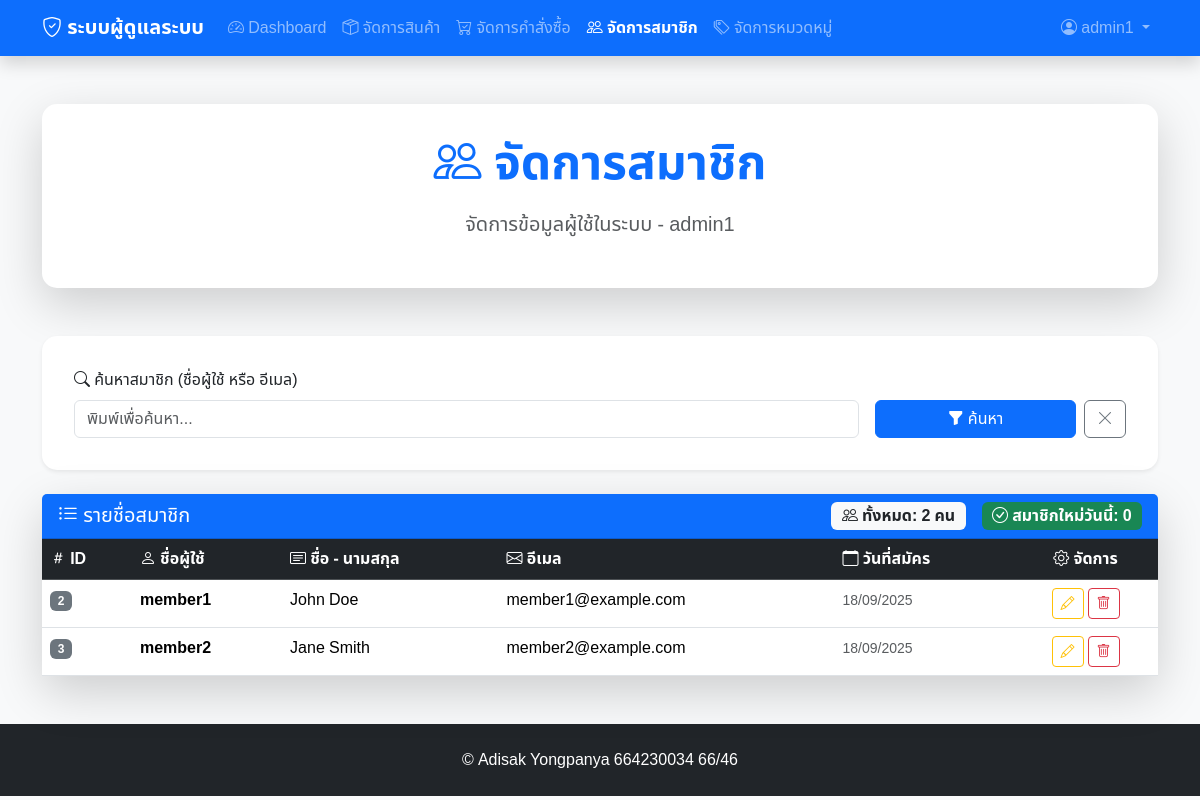
/admin/users.php (signed in), run on an earlier commit of the app's database.
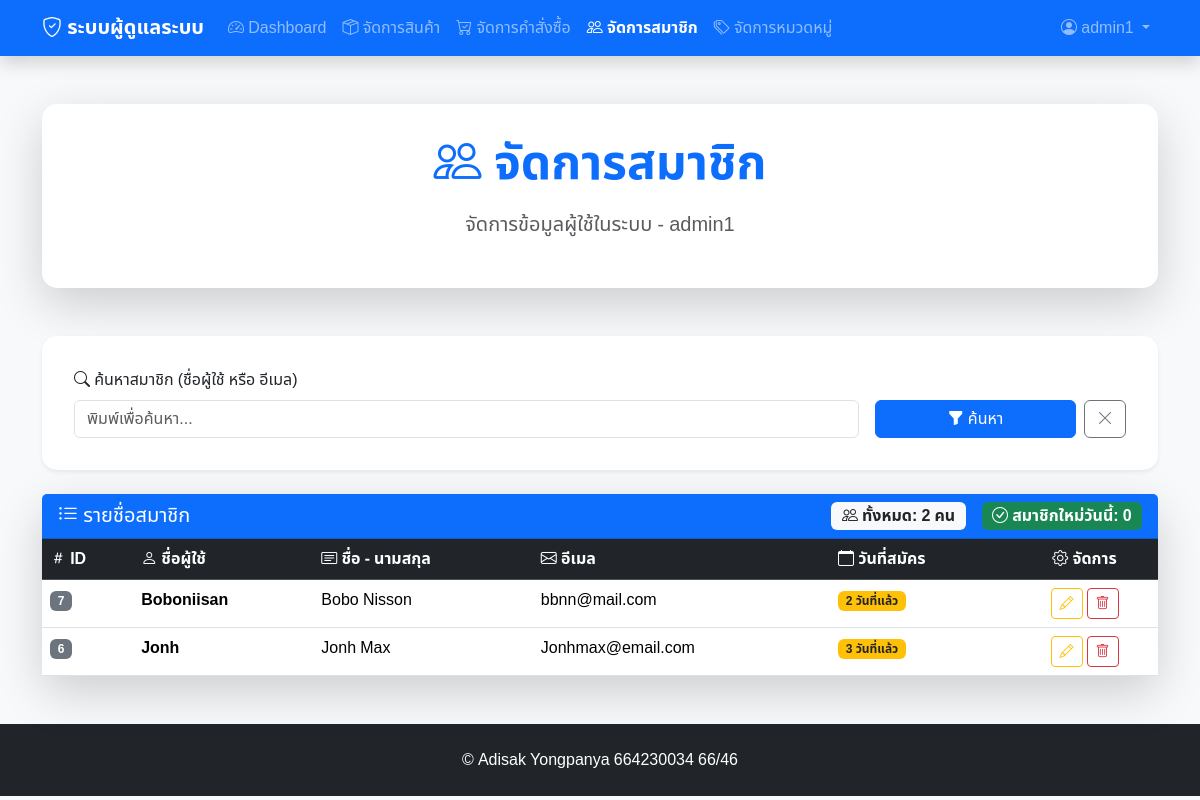
And on a later commit of the database.
### tables this page shows
CREATE TABLE `users` (
  `user_id` int(11) NOT NULL,
  `username` varchar(50) NOT NULL,
  `password` varchar(255) NOT NULL,
  `email` varchar(100) NOT NULL,
  `full_name` varchar(100) DEFAULT NULL,
  `role` enum('admin','member') DEFAULT 'member',
  `created_at` timestamp NOT NULL DEFAULT current_timestamp()
);

### admin/users.php (the view, shortened to what the changed rows need)
<?php
require_once '../config.php';
$page = isset($_GET['page']) && is_numeric($_GET['page']) ? (int)$_GET['page'] : 1;
$limit = 10;
$offset = ($page - 1) * $limit;
$base_sql = "FROM users WHERE role = 'member'";
$conditions_sql = "";
$sql = "SELECT * " . $base_sql . $conditions_sql . " ORDER BY created_at DESC LIMIT ? OFFSET ?";
$stmt = $conn->prepare($sql);
$param_index = 1;
$stmt->bindValue($param_index++, $limit, PDO::PARAM_INT);
$stmt->bindValue($param_index++, $offset, PDO::PARAM_INT);
$stmt->execute();
$users = $stmt->fetchAll(PDO::FETCH_ASSOC);
?>
<!DOCTYPE html>
<html lang="th">
<head>
    <link href="https://cdn.jsdelivr.net/npm/bootstrap@5.3.7/dist/css/bootstrap.min.css" rel="stylesheet">
    <link href="https://cdn.jsdelivr.net/npm/bootstrap-icons@1.10.0/font/bootstrap-icons.css" rel="stylesheet">
    <link rel="stylesheet" href="admin_main.css">
</head>
<body>
    <div class="container mt-5">
        <div class="row mb-5">
            <div class="col-12">
                <div class="card admin-card shadow-lg">
                    <div class="card-body text-center">
                        <h1 class="display-5 text-primary mb-3 fw-bold">
                            <i class="bi bi-people"></i> จัดการสมาชิก
                        </h1>
                    </div>
                </div>
            </div>
        </div>
        <div class="row">
            <div class="col-12">
                <?php if (empty($users)): ?>
                    <div class="card admin-card shadow-lg">
                        <div class="card-body text-center py-5">
                            <div class="admin-icon text-muted">
                                <i class="bi bi-person-x"></i>
                            </div>
                            <h3 class="text-muted">ยังไม่มีสมาชิกในระบบ</h3>
                            <p class="text-muted">เมื่อมีผู้ใช้สมัครสมาชิก รายชื่อจะแสดงที่นี่</p>
                        </div>
                    </div>
                <?php else: ?>
                    <div class="card admin-card shadow-lg">
                        <div class="card-body p-0">
                            <div class="table-responsive">
                                <table class="table table-hover mb-0">
                                    <thead class="table-dark">
                                        <tr>
                                            <th scope="col">
                                                <i class="bi bi-hash"></i> ID
                                            </th>
                                            <th scope="col">
                                                <i class="bi bi-person"></i> ชื่อผู้ใช้
                                            </th>
                                            <th scope="col">
                                                <i class="bi bi-card-text"></i> ชื่อ - นามสกุล
                                            </th>
                                            <th scope="col">
                                                <i class="bi bi-envelope"></i> อีเมล
                                            </th>
                                            <th scope="col">
                                                <i class="bi bi-calendar"></i> วันที่สมัคร
                                            </th>
                                            <th scope="col" class="text-center">
                                                <i class="bi bi-gear"></i> จัดการ
                                            </th>
                                        </tr>
                                    </thead>
                                    <tbody>
                                        <?php foreach ($users as $user): ?>
                                            <tr>
                                                <td>
                                                    <span class="badge bg-secondary"><?= $user['user_id'] ?></span>
                                                </td>
                                                <td>
                                                    <strong><?= htmlspecialchars($user['username']) ?></strong>
                                                </td>
                                                <td>
                                                    <?php if ($user['full_name']): ?>
                                                        <?= htmlspecialchars($user['full_name']) ?>
                                                    <?php else: ?>
                                                        <span class="text-muted fst-italic">ไม่ระบุ</span>
                                                    <?php endif; ?>
                                                </td>
                                                <td>
                                                    <?= htmlspecialchars($user['email']) ?>
                                                </td>
                                                <td>
                                                    <?php
                                                    $createdAt = new DateTime($user['created_at']);
                                                    $now = new DateTime();
                                                    $diff = $now->diff($createdAt);
                                                    if ($diff->days == 0) {
                                                        echo '<span class="badge bg-success">วันนี้</span>';
                                                    } elseif ($diff->days <= 7) {
                                                        echo '<span class="badge bg-warning text-dark">' . $diff->days . ' วันที่แล้ว</span>';
                                                    } else {
                                                        echo '<small class="text-muted">' . date('d/m/Y', strtotime($user['created_at'])) . '</small>';
                                                    }
                                                    ?>
                                                </td>
                                                <td class="text-center">
                                                    <div class="d-inline-flex gap-1" role="group">
                                                        <a href="edit_user.php?id=<?= $user['user_id'] ?>"
                                                            class="btn btn-sm btn-outline-warning"
                                                            title="แก้ไขข้อมูล">
                                                            <i class="bi bi-pencil"></i>
                                                        </a>
                                                        <button type="button" class="delete-button btn btn-sm btn-outline-danger"
                                                                data-user-id="<?= $user['user_id'] ?>" title="ลบสมาชิก">
                                                            <i class="bi bi-trash"></i>
                                                        </button>
                                                    </div>
                                                </td>
                                            </tr>
                                        <?php endforeach; ?>
                                    </tbody>
                                </table>
                            </div>
                        </div>
                    </div>
                <?php endif; ?>
            </div>
        </div>
    </div>
</body>
</html>

What changed in the data, as far as the page shows it:
removed users: user_id "2", username "member1", full_name "John Doe", email "member1@example.com", created_at "18/09/2025"
removed users: user_id "3", username "member2", full_name "Jane Smith", email "member2@example.com", created_at "18/09/2025"
added users: user_id "7", username "Boboniisan", full_name "Bobo Nisson", email "bbnn@mail.com", created_at "2"
added users: user_id "6", username "Jonh", full_name "Jonh Max", email "Jonhmax@email.com", created_at "3"
